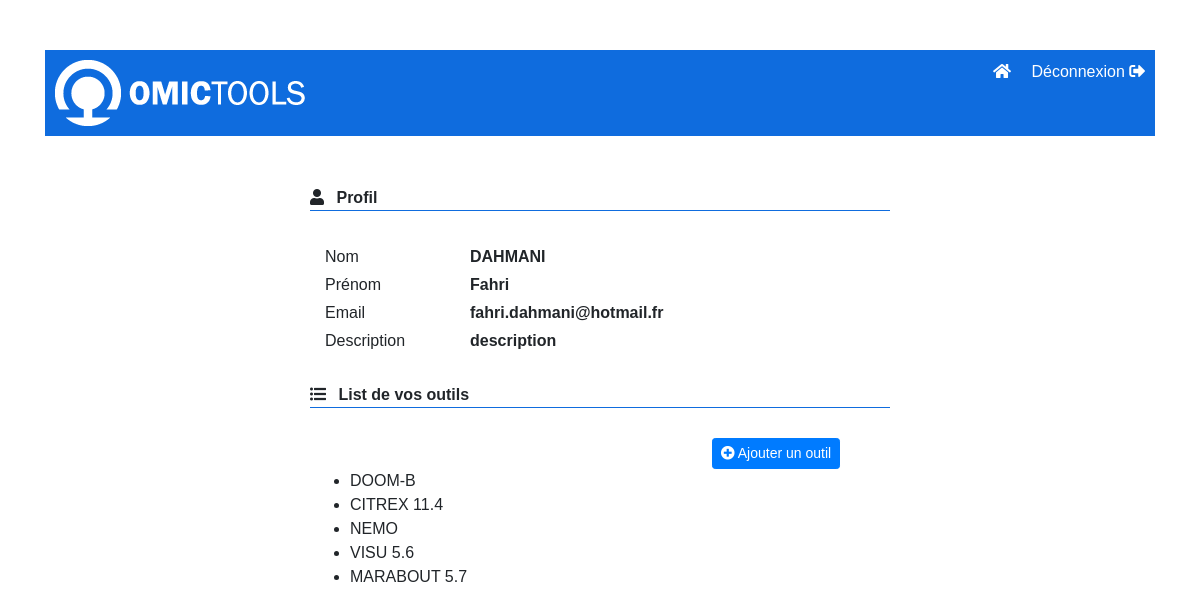
Screenshot of /profil.php (signed in) with the database file from the repository.
### tables this page shows
CREATE TABLE `tool` (
  `id` int(5) NOT NULL,
  `name` varchar(100) NOT NULL,
  `description` varchar(1000) NOT NULL,
  `author` int(4) NOT NULL,
  `datecreation` datetime NOT NULL
);

### include/Tool.php (called while the page is built, shortened)
<?php
include_once 'BaseDB.php';
class Tool{
	private $baseDB;
	function __construct() {
        $this->baseDB = new BaseDB();
    }
	public function getToolsByAuthor($author){
		return $this->baseDB->getToolsByAuthor($author);
	}
}

### include/BaseDB.php (called while the page is built, shortened)
<?php
class BaseDB {
	private $mysqli;
	public function connect(){
		$this->mysqli = new mysqli(self::HOST, self::USER, self::PASS, self::BASE);
	}
	public function getToolsByAuthor($author){
		$query = "select * from tool where author = $author";
		$result = $this->mysqli->query($query);
		$tools = array();
		if ($result->num_rows > 0) {
			while($row = $result->fetch_assoc()){
				$tools[] = $row;
			}
			return $tools;
		} else {
			return array();
		}
	}
}

### profil.php (the view, shortened to what this page needs)
<?php
	include_once 'include/Tool.php';
?>
<!DOCTYPE HTML>
<html>
	<head>
		<link rel="stylesheet" href="https://use.fontawesome.com/releases/v5.3.1/css/all.css">
		<link rel="stylesheet" href="https://stackpath.bootstrapcdn.com/bootstrap/4.1.3/css/bootstrap.min.css">
		<link rel="stylesheet" href="css/main.css" />
	</head>
	<body>
		<div id="page-wrapper">
			<div class="container">
			<div id="header" class="col-12">
				<div class="row">
					<div class="col-8"><img src="images/logo-white-medium.png" alt="OMICtools logo"></div>
					<div class="col-4 sign-out-link">
						<a href="accueil.php"><i class="fas fa-home mr-3"></i></a>
						<a href="accueil.php?action=signout">Déconnexion <i class="fas fa-sign-out-alt"></i></a>
					</div>
				</div>
			</div>
			<div id="profil-layer">
				<div class="page-title"><i class="fas fa-user mr-2"></i> Profil</div>
				<div class="profil-container">
					<section class="col-12">
						<div class="row">
							<div class="col-3 mt-1">Nom</div><div class="col-9 mt-1 item"><?php echo(strtoupper($_SESSION['lastname']));?></div>
						</div>
					</section>
					<section class="col-12">
						<div class="row">
							<div class="col-3 mt-1">Prénom</div><div class="col-9 mt-1 item"><?php echo(ucfirst(strtolower($_SESSION['name'])));?></div>
						</div>
					</section>
					<section class="col-12">
						<div class="row">
							<div class="col-3 mt-1">Email</div><div class="col-9 mt-1 item"><?php echo($_SESSION['email']);?></div>
						</div>
					</section>
					<section class="col-12">
						<div class="row">
							<div class="col-3 mt-1">Description</div><div class="col-9 mt-1 item"><?php echo($_SESSION['description']);?></div>
						</div>
					</section>
				</div>
				<div class="page-title"><i class="fas fa-list-ul mr-2"></i> List de vos outils</div>
				<div class="profil-container">
					<?php
						$tool = new Tool();
						$toolArr = $tool->getToolsByAuthor($_SESSION['userID']);
					?>
						<section class="col-12">
							<div class="row">
								<div class="col-8 text-right"></div>
								<div class="col-4"><a href="addtool.php" class="btn btn-primary btn-sm"><i class="fas fa-plus-circle"></i> Ajouter un outil</a></div>
							</div>
						</section>
					<?php if(!Empty($toolArr)){ ?>
						<ul>
						<?php foreach($toolArr as $tool){ ?>
							<li><?php echo(strtoupper($tool['name'])); ?></li>
						<?php } ?>
						</ul>
					<?php } ?>
				</div>
			</div>
			</div>
		</div>
	</body>
</html>

### css/main.css (style rules this page uses)
html, body { font-family: Arial; }
#page-wrapper { padding-top: 50px; }
#auth-layer, #home-layer, #profil-layer, #list-layer { width: 400px; margin: 0 auto; padding: 10px; }
#profil-layer { padding-top: 50px; width: 600px; }
.page-title { font-weight: bold; border-bottom:1px solid #0f6cde; }
#header { background-color: #0f6cde; padding: 10px; }
.sign-out-link { text-align: right; }
.sign-out-link a { color: #fff; }
.profil-container { padding: 30px 0 30px 0; }
.item { font-weight: bold; }

### rows the page displays
tool: name "DOOM-B"
tool: name "CITREX 11.4"
tool: name "NEMO"
tool: name "VISU 5.6"
tool: name "MARABOUT 5.7"

### other values shown
$_SESSION['lastname'] "DAHMANI"
$_SESSION['name'] "Fahri"
$_SESSION['email'] "fahri.dahmani@hotmail.fr"
$_SESSION['description'] "description"
